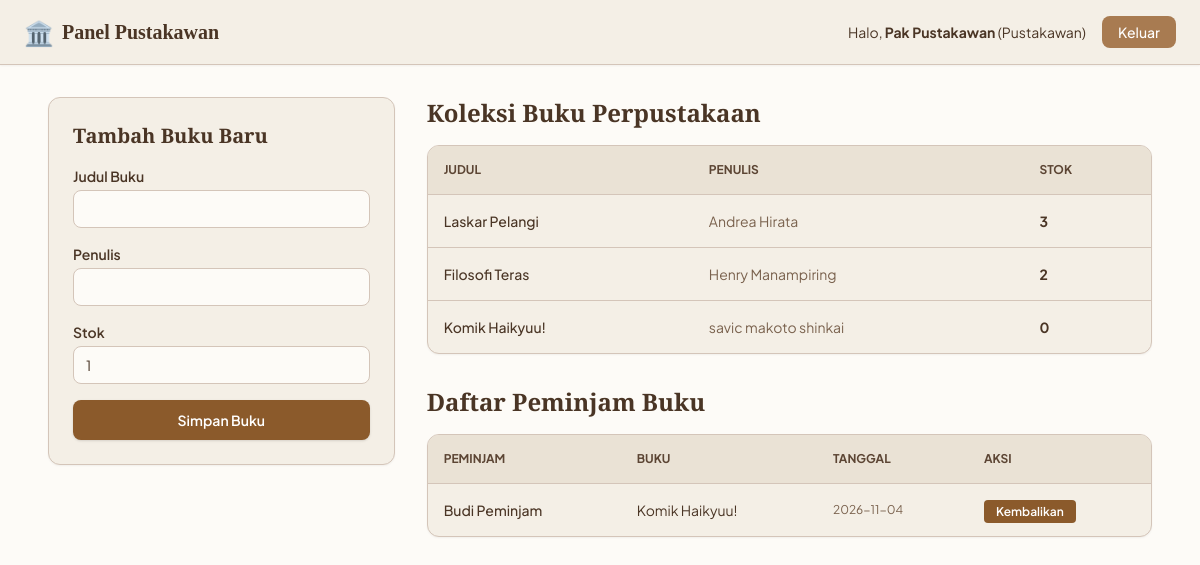
Page /pustakawan (signed in) on the committed database.
### tables this page shows
CREATE TABLE books (
            id INTEGER PRIMARY KEY AUTOINCREMENT,
            judul TEXT,
            penulis TEXT,
            stok INTEGER
        );

CREATE TABLE loans (
            id INTEGER PRIMARY KEY AUTOINCREMENT,
            user_id INTEGER,
            book_id INTEGER,
            tanggal_pinjam DATE DEFAULT CURRENT_DATE,
            status TEXT DEFAULT 'dipinjam' -- "dipinjam" atau "dikembalikan"
        );

CREATE TABLE users (
            id INTEGER PRIMARY KEY AUTOINCREMENT,
            username TEXT UNIQUE,
            password TEXT,
            role TEXT,          -- "pustakawan" atau "peminjam"
            nama TEXT
        );

### app.py (the view, shortened to what this page needs)
@app.route("/pustakawan", methods=["GET", "POST"])
def dashboard_pustakawan():
    if "user_id" not in session or session["role"] != "pustakawan":
        return redirect(url_for("login"))
    db = get_db()
    books = db.execute("SELECT * FROM books").fetchall()
    all_loans = db.execute("""
        SELECT loans.id, users.nama AS peminjam, books.judul, loans.tanggal_pinjam, loans.status
        FROM loans
        JOIN users ON loans.user_id = users.id
        JOIN books ON loans.book_id = books.id
    """).fetchall()
    db.close()
    return render_template("dashboard.html", books=books, loans=all_loans, nama=session["nama"])

### db.py (called while the page is built)
def get_db():
    conn = sqlite3.connect("perpustakaan.db")
    conn.row_factory = sqlite3.Row
    return conn

### templates/dashboard.html (shortened to what this page needs)
<!DOCTYPE html>
<html lang="id">
<head>
    <script src="https://cdn.tailwindcss.com"></script>
</head>
<body class="min-h-screen">
    <nav class="bg-[#F4EFE6] border-b border-[#D4C5B9] px-6 py-4 flex justify-between items-center shadow-sm">
        <div class="flex items-center space-x-2">
            <span class="text-2xl">🏛️</span>
            <span class="text-xl font-bold font-serif">Panel Pustakawan</span>
        </div>
        <div class="flex items-center space-x-4">
            <span class="text-sm">Halo, <strong>{{ nama }}</strong> (Pustakawan)</span>
            <a href="/logout" class="px-4 py-1.5 bg-[#A87B51] hover:bg-[#8B5A2B] text-white text-sm font-medium rounded-lg transition">Keluar</a>
        </div>
    </nav>
    <main class="max-w-6xl mx-auto px-6 py-8 grid grid-cols-1 md:grid-cols-3 gap-8">
        <div class="md:col-span-1">
            <div class="bg-[#F4EFE6] border border-[#D4C5B9] rounded-xl p-6 shadow-sm sticky top-8">
                <h2 class="text-xl font-bold mb-4 text-[#4A3525]">Tambah Buku Baru</h2>
                <form method="POST" class="space-y-4">
                    <div>
                        <label class="block text-sm font-semibold mb-1">Judul Buku</label>
                        <input type="text" name="judul" required
                            class="w-full px-3 py-2 bg-[#FDFBF7] border border-[#D4C5B9] rounded-lg focus:outline-none focus:ring-2 focus:ring-[#8B5A2B] text-sm">
                    </div>
                    <div>
                        <label class="block text-sm font-semibold mb-1">Penulis</label>
                        <input type="text" name="penulis" required
                            class="w-full px-3 py-2 bg-[#FDFBF7] border border-[#D4C5B9] rounded-lg focus:outline-none focus:ring-2 focus:ring-[#8B5A2B] text-sm">
                    </div>
                    <div>
                        <label class="block text-sm font-semibold mb-1">Stok</label>
                        <input type="number" name="stok" min="1" value="1" required
                            class="w-full px-3 py-2 bg-[#FDFBF7] border border-[#D4C5B9] rounded-lg focus:outline-none focus:ring-2 focus:ring-[#8B5A2B] text-sm">
                    </div>
                    <button type="submit"
                        class="w-full py-2.5 bg-[#8B5A2B] hover:bg-[#6E4621] text-white font-semibold rounded-lg shadow transition text-sm">
                        Simpan Buku
                    </button>
                </form>
            </div>
        </div>
        <div class="md:col-span-2 space-y-8">
            <div>
                <h2 class="text-2xl font-bold mb-4 text-[#4A3525]">Koleksi Buku Perpustakaan</h2>
                <div class="bg-[#F4EFE6] border border-[#D4C5B9] rounded-xl overflow-hidden shadow-sm">
                    <table class="w-full text-left border-collapse">
                        <thead>
                            <tr class="bg-[#EAE2D5] border-b border-[#D4C5B9] text-xs font-bold text-[#5C4534] uppercase">
                                <th class="p-4">Judul</th>
                                <th class="p-4">Penulis</th>
                                <th class="p-4">Stok</th>
                            </tr>
                        </thead>
                        <tbody class="divide-y divide-[#D4C5B9] text-sm">
                            {% for book in books %}
                            <tr>
                                <td class="p-4 font-medium">{{ book.judul }}</td>
                                <td class="p-4 text-[#7A624E]">{{ book.penulis }}</td>
                                <td class="p-4 font-bold">{{ book.stok }}</td>
                            </tr>
                            {% endfor %}
                        </tbody>
                    </table>
                </div>
            </div>
            <div>
                <h2 class="text-2xl font-bold mb-4 text-[#4A3525]">Daftar Peminjam Buku</h2>
                <div class="bg-[#F4EFE6] border border-[#D4C5B9] rounded-xl overflow-hidden shadow-sm">
                    <table class="w-full text-left border-collapse">
                        <thead>
                            <tr class="bg-[#EAE2D5] border-b border-[#D4C5B9] text-xs font-bold text-[#5C4534] uppercase">
                                <th class="p-4">Peminjam</th>
                                <th class="p-4">Buku</th>
                                <th class="p-4">Tanggal</th>
                                <th class="p-4">Aksi</th>
                            </tr>
                        </thead>
                        <tbody class="divide-y divide-[#D4C5B9] text-sm">
                            {% for loan in loans %}
                            <tr>
                                <td class="p-4 font-medium">{{ loan.peminjam }}</td>
                                <td class="p-4">{{ loan.judul }}</td>
                                <td class="p-4 text-[#7A624E] text-xs">{{ loan.tanggal_pinjam }}</td>
                                <td class="p-4">
                                    {% if loan.status == 'dipinjam' %}
                                        <a href="/kembalikan/{{ loan.id }}/{{ loan.book_id }}"
                                           class="px-3 py-1 bg-[#8B5A2B] hover:bg-[#6E4621] text-white text-xs font-semibold rounded transition">
                                            Kembalikan
                                        </a>
                                    {% else %}
                                        <span class="text-xs text-emerald-700 font-semibold">Selesai</span>
                                    {% endif %}
                                </td>
                            </tr>
                            {% else %}
                            <tr>
                                <td colspan="4" class="p-6 text-center text-[#7A624E]">Belum ada aktivitas peminjaman.</td>
                            </tr>
                            {% endfor %}
                        </tbody>
                    </table>
                </div>
            </div>
        </div>
    </main>
</body>
</html>

### templates/dashboard.html (style rules this page uses)
body { font-family: 'Plus Jakarta Sans', sans-serif; background-color: #FDFBF7; color: #4A3525; }
h1, h2, h3 { font-family: 'Playfair Display', serif; }

### rows in the picture
books: judul "Laskar Pelangi", penulis "Andrea Hirata", stok "3"
books: judul "Filosofi Teras", penulis "Henry Manampiring", stok "2"
books: judul "Komik Haikyuu!", penulis "savic makoto shinkai", stok "0"
loans: peminjam "Budi Peminjam", judul "Komik Haikyuu!", tanggal_pinjam "2026-11-04"

### other values in the picture
{{ nama }} "Pak Pustakawan"
